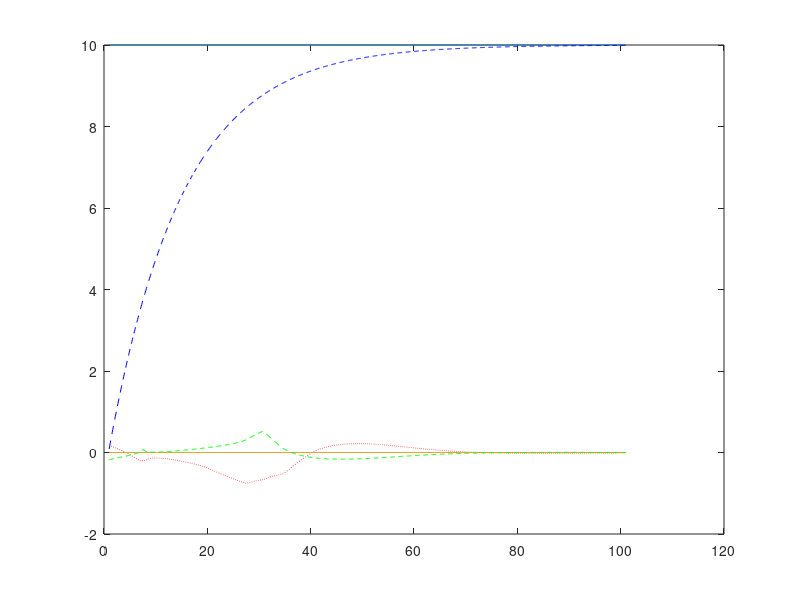
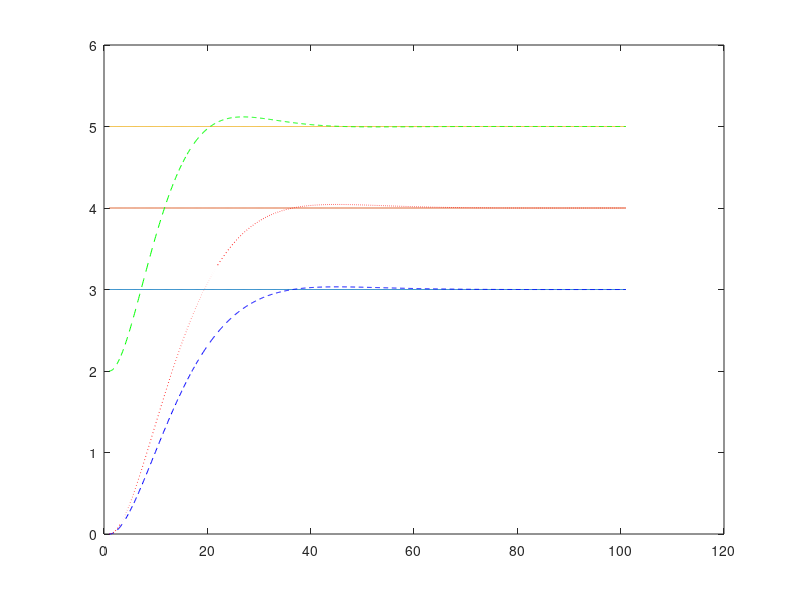

Here is the MATLAB script that generated these plots, in order: (Note: this script raises an error after producing the figures.)
close all
clear all 
clc 
% physical constants
% global g m L Ixx Iyy Izz k b         
g = 9.81; 
M = 0.5; 
L = 0.25;
Ixx = 5*10^-3;
Iyy = 5*10^-3;
Izz = 10*10^-3; 
k = 3*10^-6; 
b = 10^-7;
I = [Ixx, 0, 0;
     0, Iyy, 0;
     0, 0, Izz];

%constants
Kv = [20.5 ;20.5; 25];  %for positions
Kp = [155 ; 155; 300];
Kpe = [6; 5.2; 7];      %for angles
Kp2 = 4;
Kq2 = 3;
Kr2 = 4.9;

%Desired position and attitude
ref = [3 4 5]';
ref_dot = [0 0 0]';
ref_ddot = [0 0 0]';
Fstar = zeros(1000); %desired thrust
euler_star = [0 0 10]';  %desired euler angle
euler_dstar = [0 0 0]';
tau_star = zeros(3,1000);  %desired torque
w_star = [0 0 0]';

%Body Frame
w = zeros(3,1000);          % angular velocity in body frame
w_r = zeros(4,1000);        % individual rotor speed
% Inertial frame
pos = zeros(3,1000);        
pos(:,1)=[0 0 2];   % initial location
posdot = zeros(3,1000);
posddot = zeros(3,1000);
euler = pi./180*[-10 10 5]';
euler_dot  = [0 0 0]';

%Simulation

%R = [cos(euler(3,k))*cos(euler(2,k)) cos(euler(3,k))*sin(euler(2,k))*sin(euler(1,k))-sin(euler(3,k))*cos(euler(1,k)) cos(euler(3,k))*sin(euler(2,k))*cos(euler(1,k))+sin(euler(3,k))*sin(euler(1,k));
%     sin(euler(3,k))*cos(euler(2,k)) sin(euler(3,k))*sin(euler(2,k))*sin(euler(1,k))+cos(euler(3,k))*cos(euler(1,k)) sin(euler(3,k))*sin(euler(2,k))*cos(euler(1,k))-cos(euler(3,k))*sin(euler(1,k));
%     -sin(euler(2,k))                cos(euler(2,k))*sin(euler(1,k))                                                 cos(euler(2,k))*cos(euler(1,k))]
dt = 0.001;
for k = 1:1000
    Retw = [1 0 -sin(euler(2,k));
            0 cos(euler(1,k)) cos(euler(2,k))*sin(euler(1,k)); 
            0 -sin(euler(1,k)) cos(euler(2,k))*cos(euler(1,k))];
   
    posddot(:,k) = ref_ddot + Kv.*(ref_dot - posdot(:,k)) + Kp.*(ref - pos(:,k)); %commanded acc.
    Fstar(k) = (M*g + M*posddot(3,k))/(cos(euler(2,k))*cos(euler(1,k)));  % U1
    %desired eular angles
    euler_star(1,k+1) = asin((M*posddot(1,k)*sin(euler_star(3,k)) - M*posddot(2,k)*cos(euler_star(3,k)))/Fstar(k));
    euler_star(2,k+1) = asin((M*posddot(1,k)*cos(euler_star(3,k)) + M*posddot(2,k)*sin(euler_star(3,k)))/Fstar(k)*cos(euler_star(1,k)));
    euler_star(3,k+1) = euler_star(3,k);
    
    posdot(:,k+1) =  posdot(:,k) + dt*posddot(:,k);
    pos(:,k+1) = pos(:,k) + dt*posdot(:,k);
    
    euler_dot(:,k) = euler_dstar + Kpe.*(euler_star(:,k) - euler(:,k));
    euler(:,k+1) = euler(:,k) + dt*euler_dot(:,k);
    
    w(:,k) = Retw * euler_dot(:,k);
    
    tau_star(:,k) = [Ixx*Kp2*(w_star(1)-w(1,k)) + (Izz-Iyy)*w(2,k)*w(3,k); 
                     Iyy*Kq2*(w_star(2)-w(2,k)) + (Ixx-Izz)*w(1,k)*w(3,k); 
                     Izz*Kr2*(w_star(3)-w(3,k)) + (Iyy-Ixx)*w(1,k)*w(2,k)];
    w_r(:,k) = sqrt(inv([k k k k;
                         L*k 0 -L*k 0;
                         0 L*k 0 -L*k;
                         b -b b -b] ) * [Fstar(k);tau_star(:,k)]);
end
t = 1:0.1:101;
figure(1);
plot(t,euler_star(3,1)*ones(1001,1),t,euler(3,:),'b--',t,euler_star(2,1)*ones(1001,1),t,euler(2,:),'r:',t,euler_star(1,1)*ones(1001,1),t,euler(1,:),'g--');
figure(2);
plot(t,ref(1)*ones(1001,1),t,ref(2)*ones(1001,1),t,ref(3)*ones(1001,1),t,pos(1,:),'b--',t,pos(2,:),'r:',t,pos(3,:),'g--');

Z = stepinfo(pos(3,:),t,ref(3))
Y = stepinfo(pos(2,:),t,ref(2))
X = stepinfo(pos(1,:),t, ref(1))
